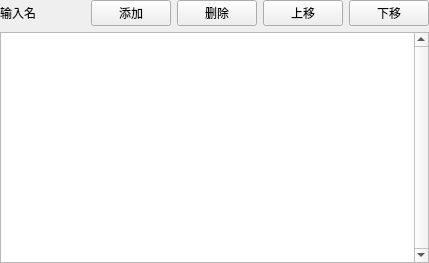
<?xml version="1.0" encoding="UTF-8"?>
<ui version="4.0">
 <class>FileListInputWidget</class>
 <widget class="QWidget" name="FileListInputWidget">
  <property name="geometry">
   <rect>
    <x>0</x>
    <y>0</y>
    <width>429</width>
    <height>263</height>
   </rect>
  </property>
  <property name="windowTitle">
   <string>Form</string>
  </property>
  <layout class="QVBoxLayout" name="verticalLayout">
   <property name="leftMargin">
    <number>0</number>
   </property>
   <property name="topMargin">
    <number>0</number>
   </property>
   <property name="rightMargin">
    <number>0</number>
   </property>
   <property name="bottomMargin">
    <number>0</number>
   </property>
   <item>
    <layout class="QHBoxLayout" name="horizontalLayout">
     <item>
      <widget class="QLabel" name="label">
       <property name="sizePolicy">
        <sizepolicy hsizetype="Expanding" vsizetype="Fixed">
         <horstretch>0</horstretch>
         <verstretch>0</verstretch>
        </sizepolicy>
       </property>
       <property name="text">
        <string>输入名</string>
       </property>
      </widget>
     </item>
     <item>
      <widget class="QPushButton" name="addButton">
       <property name="sizePolicy">
        <sizepolicy hsizetype="Fixed" vsizetype="Fixed">
         <horstretch>0</horstretch>
         <verstretch>0</verstretch>
        </sizepolicy>
       </property>
       <property name="text">
        <string>添加</string>
       </property>
      </widget>
     </item>
     <item>
      <widget class="QPushButton" name="removeButton">
       <property name="sizePolicy">
        <sizepolicy hsizetype="Fixed" vsizetype="Fixed">
         <horstretch>0</horstretch>
         <verstretch>0</verstretch>
        </sizepolicy>
       </property>
       <property name="text">
        <string>删除</string>
       </property>
      </widget>
     </item>
     <item>
      <widget class="QPushButton" name="moveUpButton">
       <property name="sizePolicy">
        <sizepolicy hsizetype="Fixed" vsizetype="Fixed">
         <horstretch>0</horstretch>
         <verstretch>0</verstretch>
        </sizepolicy>
       </property>
       <property name="text">
        <string>上移</string>
       </property>
      </widget>
     </item>
     <item>
      <widget class="QPushButton" name="moveDownButton">
       <property name="sizePolicy">
        <sizepolicy hsizetype="Fixed" vsizetype="Fixed">
         <horstretch>0</horstretch>
         <verstretch>0</verstretch>
        </sizepolicy>
       </property>
       <property name="text">
        <string>下移</string>
       </property>
      </widget>
     </item>
    </layout>
   </item>
   <item>
    <widget class="QListWidget" name="listWidget">
     <property name="verticalScrollBarPolicy">
      <enum>Qt::ScrollBarAlwaysOn</enum>
     </property>
     <property name="dragEnabled">
      <bool>true</bool>
     </property>
     <property name="dragDropMode">
      <enum>QAbstractItemView::InternalMove</enum>
     </property>
     <property name="selectionBehavior">
      <enum>QAbstractItemView::SelectRows</enum>
     </property>
    </widget>
   </item>
  </layout>
 </widget>
 <resources/>
 <connections/>
</ui>
